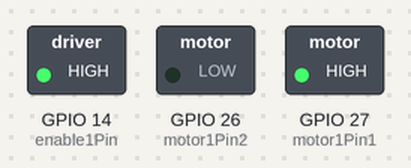
A sketch run on a simulated ESP32. On the bench: switched loads named in the sketch (green lamp = pin HIGH).

Above: at 0.1 s.
Timing chart, 0 to 1.6 s (numbered marks = the images above):
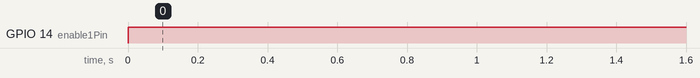

Measured:
- by itself, GPIO 14 (enable1Pin): LOW → HIGH at 0.00 s

The sketch:

Ord_Motor.ino
```cpp
/*********
  Rui Santos
  Complete project details at https://randomnerdtutorials.com
*********/

// Motor A
int motor1Pin1 = 27;
int motor1Pin2 = 26;
int enable1Pin = 14;

// Setting PWM properties
const int freq = 30000;
const int pwmChannel = 0;
const int resolution = 8;
int dutyCycle = 255;

void setup() {
  // sets the pins as outputs:
  pinMode(motor1Pin1, OUTPUT);
  pinMode(motor1Pin2, OUTPUT);
  pinMode(enable1Pin, OUTPUT);

  // configure LED PWM functionalitites
  ledcSetup(pwmChannel, freq, resolution);

  // attach the channel to the GPIO to be controlled
  ledcAttachPin(enable1Pin, pwmChannel);

  Serial.begin(115200);
}

void loop() {

  // Move DC motor forward with increasing speed
  digitalWrite(motor1Pin1, HIGH);
  digitalWrite(motor1Pin2, LOW);
  ledcWrite(pwmChannel, dutyCycle);

}
```
